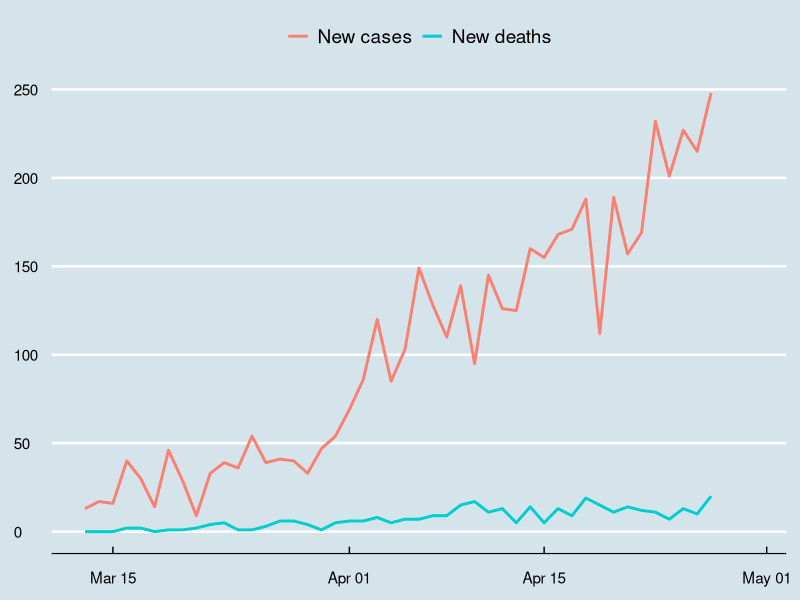
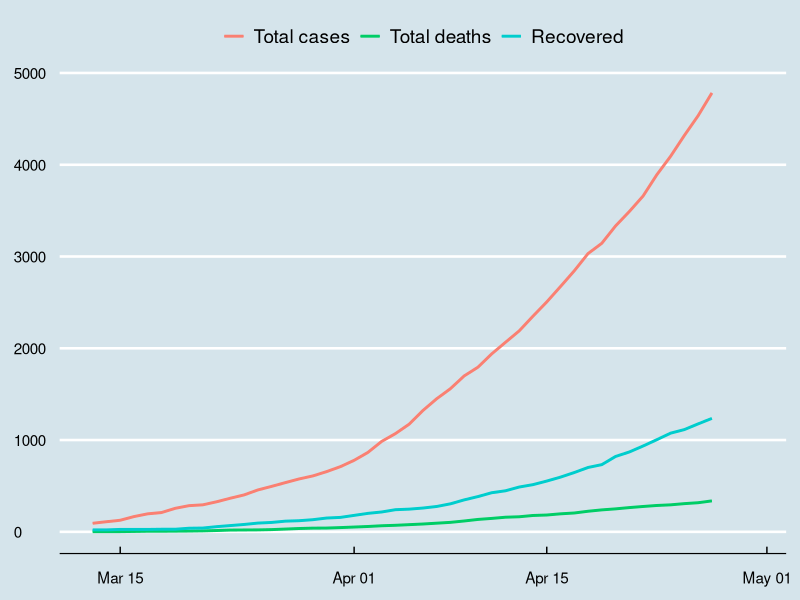
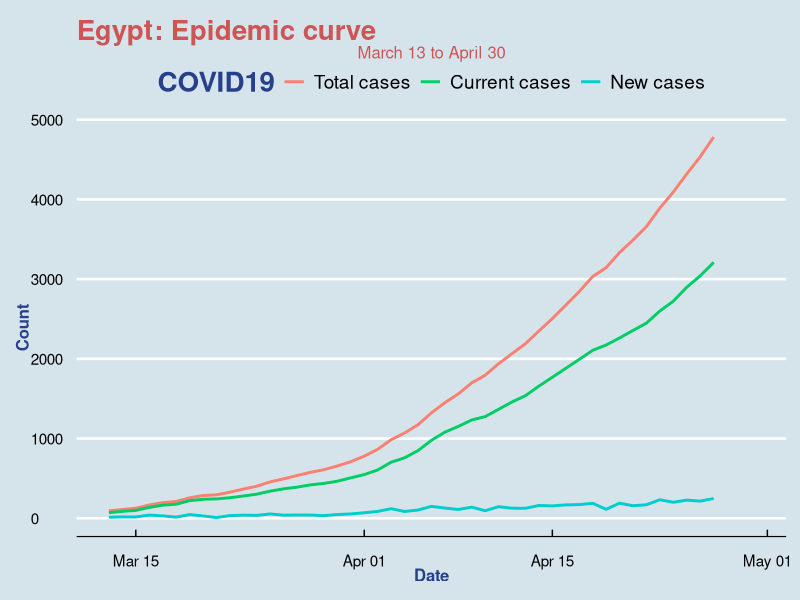
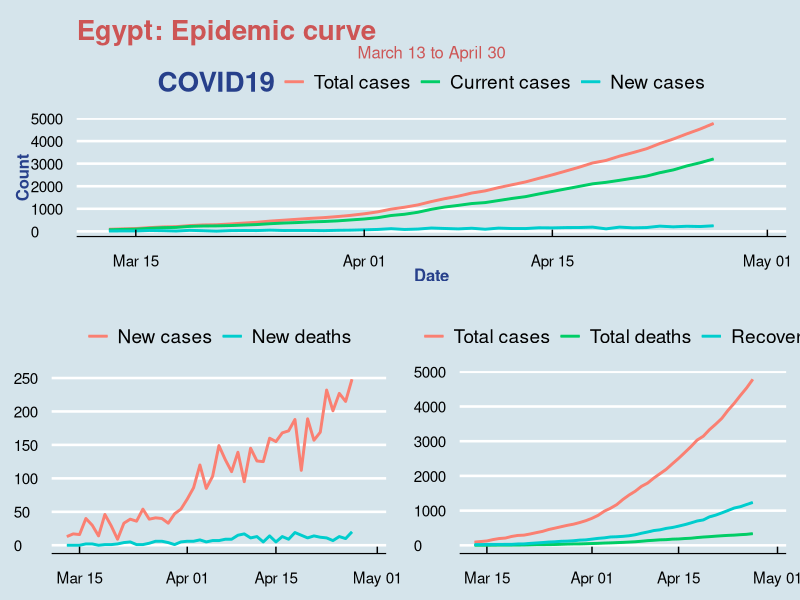

The R source for these figures, in order:
library(tidyverse)
library(ggplot2)
library(ggthemes)

# The data used is gathered from the Egyptian Ministry
# of Health and Population's Facebook page
# Link: https://www.facebook.com/egypt.mohp

# Importing data
egy <- read.csv("Egypt-data/Egypt.csv")
attach(egy)
View(egy)

# Converting datetime variable

egy$date <- as.Date(egy$date, format = "%m/%d/%Y")
class(egy$date)

# Calculating current cases

egy <- egy %>%
  mutate(current_cases = all_cases- (recovered + all_deaths))

# Plotting new cases and new deaths

# Tidying data for the plot

egypt_long <- egy %>%
  select(date, new_cases, new_deaths) %>%
  pivot_longer(-date, names_to = "COVID19", values_to = "count")

head(egypt_long)

# Plotting the curve

(b <- ggplot(data = egypt_long,
    aes(
      x= date,
      y= count,
      colour = COVID19
    )
  ) +
  geom_line() +
  geom_path(size = 1) +
  labs(title = "Egypt: Epidemic curve",
       x = "Date",
       y = "Count") +
  scale_colour_manual(labels = c("New cases",
                                 "New deaths"),
                      values = c("salmon",
                                 "cyan3")) +
  theme_economist() +
  theme(axis.title.x = element_blank(),
        axis.title.y = element_blank(),
        plot.title = element_blank(),
        legend.title = element_blank()))


# Plotting total cases, recovery and total deaths

# Tidying data for the plot

egypt_long2 <- egy %>%
  select(date, all_cases, recovered, all_deaths) %>%
  pivot_longer(-date, names_to = "COVID19", values_to = "count")

head(egypt_long2)

# Plotting the curve

(c <- ggplot(data = egypt_long2,
       aes(
         x= date,
         y= count,
         colour = COVID19
       )
) +
  geom_line() +
  geom_path(size = 1) +
  labs(title = "Egypt: Epidemic curve",
       x = "Date",
       y = "Count") +
  scale_colour_manual(labels = c("Total cases",
                                 "Total deaths",                                 "Recovered",
                                 "Recovered"),
                      values = c("salmon",
                                 "springgreen3",
                                 "cyan3")) +
  theme_economist() +
  theme(axis.title.x = element_blank(),
        axis.title.y = element_blank(),
        plot.title = element_blank(),
        legend.title = element_blank()))


# Plotting total, current and new cases

# Tidying data for the plot

egypt_long3 <- egy %>%
  select(date, new_cases, current_cases, all_cases) %>%
  pivot_longer(-date, names_to = "COVID19", values_to = "count")

head(egypt_long3)

# Plotting the curve

(a <- ggplot(data = egypt_long3,
       aes(
         x= date,
         y= count,
         colour = COVID19
       )
) +
  geom_line() +
  geom_path(size = 1) +
  labs(title = "Egypt: Epidemic curve",
       subtitle = "March 13 to April 30",
       x = "Date",
       y = "Count") +
  scale_colour_manual(labels = c("Total cases",
                                 "Current cases",
                                 "New cases"),
                      values = c("salmon",
                                 "springgreen3",
                                 "cyan3")) +
  theme_economist() +
  theme(axis.title.x = element_text(face = "bold",
                                    size = 12,
                                    color = "royalblue4"),
        axis.title.y = element_text(face = "bold",
                                    size = 12,
                                    color = "royalblue4"),
        plot.title = element_text(size = 20,
                                  color = "indianred3"),
        plot.subtitle = element_text(size = 12,
                                     color = "indianred3"),
        legend.title = element_text(face = "bold",
                                    size = 20,
                                    color = "royalblue4")))

# Creating a grid

library(gridExtra)

grid.arrange(a, arrangeGrob(b, c, ncol = 2), nrow = 2)
